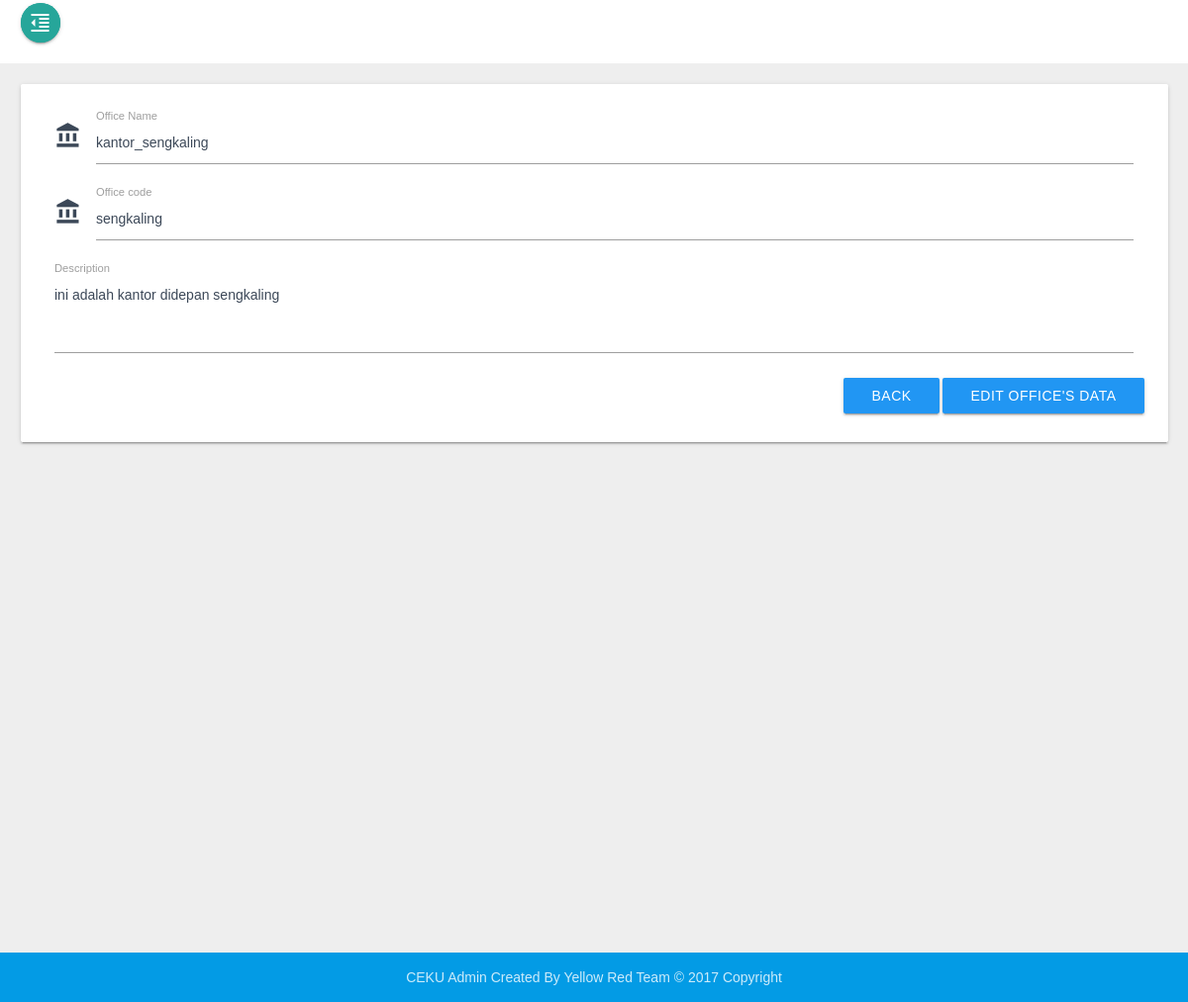
The app's page /wp-admin/edit_office?id_office=3 (signed in) with its own data.
### tables this page shows
CREATE TABLE `office` (
  `Id_office` int(12) NOT NULL,
  `Office_name` varchar(225) NOT NULL,
  `Office_code` varchar(225) NOT NULL,
  `Description` text NOT NULL
);

### wp-admin/edit_office.php (the view, shortened to what this page needs)
<?php
include("script/header_script.php");
    if (isset($_GET['id_office'])) {
        $id_office = ($_GET["id_office"]);
        $query = "SELECT * FROM office WHERE Id_office = '$id_office' ";
        $result = mysqli_query($con, $query);
        $data = mysqli_fetch_assoc($result);
        $Office_name = $data["Office_name"];
        $Office_code = $data["Office_code"];
        $Description = $data["Description"];
    }else{
			header("location:../404");
    }
    ?>
    <div class="wrapper animsition">
        <main class="main">
          <?php include("menu/header.php") ?>
            <div class="main-content section">
              <div class="row">
                <form class="col s12" method="POST" action="system/edit_office.php">
                  <div class="card-panel">
                    <div class="row">
                      <div class="input-field col s12 m12">
                        <i class="material-icons prefix">account_balance</i>
                        <input id="icon_prefix" class="validate" type="text" name="office_name" value="<?php echo $Office_name ?>">
                        <label for="icon_prefix" class="">Office Name</label>
                      </div>
                      <div class="input-field col s12 m12">
                        <i class="material-icons prefix">account_balance</i>
                        <input id="icon_prefix" class="validate" type="text" name="office_code" value="<?php echo $Office_code ?>">
                        <label for="icon_prefix" class="">Office code</label>
                      </div>
                      <div class="input-field col s12">
                        <textarea id="textarea1" class="materialize-textarea" style="height: 45px;" name="desk"><?php echo $Description ?></textarea>
                        <label for="textarea1" class="">Description</label>
                      </div>
                    </div>
                    <div class="row" align="right">
                      <a href="office" type="submit" name="input" class="waves-effect waves-light btn blue">
                        Back
                      </a>
                      <button type="submit" name="input" class="waves-effect waves-light btn blue">
                        Edit Office's Data
                      </button>
                </form>
              </div>
            </div>
          <?php include("menu/footer.php") ?>
        </main>
      </div>
<?php include("script/footer_script.php"); ?>

### records on screen
office: office_name "kantor_sengkaling", office_code "sengkaling", desk "ini adalah kantor didepan sengkaling"
